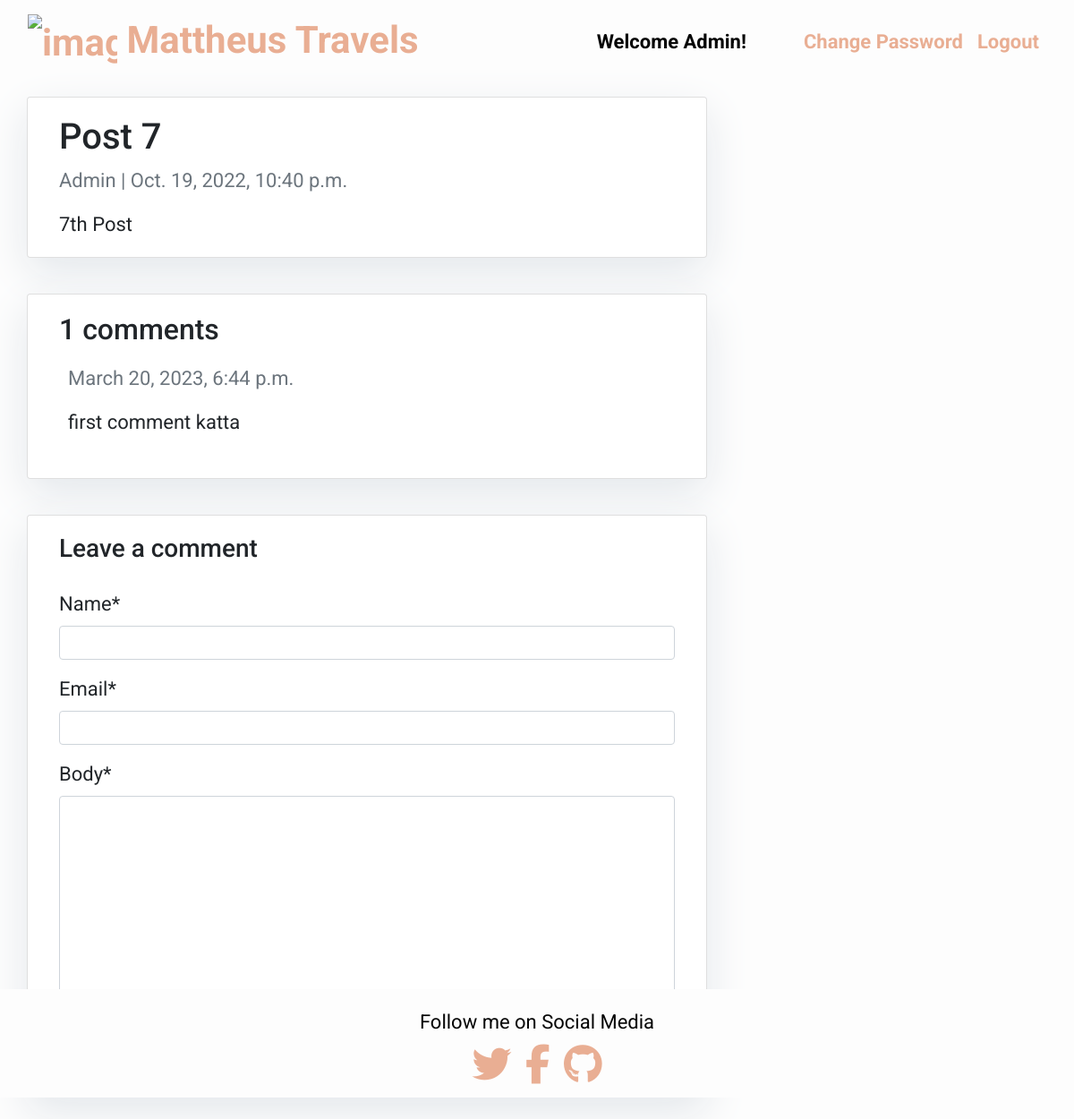
Screenshot of /post-7/ (signed in) with the database file from the repository.
### blog/models.py (models this page shows, shortened)
class Post(models.Model):
    title = models.CharField(max_length=200, unique=True)
    slug = models.SlugField(max_length=200, unique=True)
    author = models.ForeignKey(User, on_delete=models.CASCADE, related_name='blog_posts')
    updated_on = models.DateTimeField(auto_now=True)
    content = models.TextField()
    created_on = models.DateTimeField(auto_now_add=True)
    status = models.IntegerField(choices=STATUS, default=0)
    class Meta:
        ordering = ['-created_on']

class Comment(models.Model):
    post = models.ForeignKey(Post,on_delete=models.CASCADE,related_name='comments')
    name = models.CharField(max_length=80)
    email = models.EmailField()
    body = models.TextField()
    created_on = models.DateTimeField(auto_now_add=True)
    active = models.BooleanField(default=False)
    class Meta:
        ordering = ['created_on']

### blog/views.py (the view)
# urls.py: path('<slug:slug>/', views.post_detail, name='post_detail'),
@login_required
def post_detail(request, slug):
    template_name = 'post_detail.html'
    post = get_object_or_404(Post, slug=slug)
    comments = post.comments.filter(active=True)
    new_comment = None
    if request.method == 'POST':
        comment_form = CommentForm(data=request.POST)
        if comment_form.is_valid():
            new_comment = comment_form.save(commit=False)
            new_comment.post = post
            new_comment.save()
    else:
        comment_form = CommentForm()
    return render(request, template_name, {'post': post,
                                           'comments': comments,
                                           'new_comment': new_comment,
                                           'comment_form': comment_form})

### blog/forms.py
class CommentForm(forms.ModelForm):
    class Meta:
        model = Comment
        fields = ('name', 'email', 'body')

### templates/post_detail.html (shortened to what this page needs)
{% extends 'base.html' %} {% block content %}
{% load crispy_forms_tags %}
<div class="container">
  <div class="row">
    <div class="col-md-8 card mb-4  mt-3 left  top">
      <div class="card-body">
        <h1>{% block title %} {{ post.title }} {% endblock title %}</h1>
        <p class=" text-muted">{{ post.author }} | {{ post.created_on }}</p>
        <p class="card-text ">{{ post.content | safe }}</p>
      </div>
    </div>
    <div class="col-md-8 card mb-4  mt-3 ">
      <div class="card-body">
        <h2>{{ comments.count }} comments</h2>
        {% for comment in comments %}
        <div class="comments" style="padding: 10px;">
          <p class="font-weight-bold">
            <span class=" text-muted font-weight-normal">
              {{ comment.created_on }}
            </span>
          </p>
          {{ comment.body | linebreaks }}
        </div>
        {% endfor %}
      </div>
    </div>
    <div class="col-md-8 card mb-4  mt-3 ">
      <div class="card-body">
        {% if new_comment %}
        <div class="alert alert-success" role="alert">
          Your comment is awaiting moderation
        </div>
        {% else %}
        <h3>Leave a comment</h3>
        <form method="post" style="margin-top: 1.3em;">
          {{ comment_form | crispy }}
          <button type="submit" class="btn btn-primary  btn-lg">Submit</button>
        </form>
        {% endif %}
      </div>
    </div>
  </div>
</div>
{% endblock content %}

### templates/base.html (shortened to what this page needs)
{% load static %}
<!DOCTYPE html>
<html>
    <head>
        <link rel="stylesheet" href="https://maxcdn.bootstrapcdn.com/bootstrap/4.0.0/css/bootstrap.min.css">
        <link rel="stylesheet" type="text/css" media="screen" href="{% static 'css/style.css' %}">
    </head>
    <body>
        <nav class="navbar navbar-expand-lg" id="mainNav">
            <div class="container-fluid">
                <a class="navbar-brand" href="{% url 'home' %}"> <img alt="image of earth with a hot air baloon"
                    class="travel-icon"
                    src="https://res.cloudinary.com/dsa3o1dbv/image/upload/v1679577195/Mattheus_Travels-removebg-preview_rpzw86.png">
                    Mattheus Travels
                </a>
                <div class="collapse navbar-collapse" id="navbarResponsive">
                    <ul class="navbar-nav ml-auto">
                        <li class="nav-item mx-5">
                        {% if request.user.is_authenticated %}
                            <a class="nav-link disabled welcomeuser">Welcome {{request.user.username}}!</a>
                          </li>
                          <li class="nav-item text-black">
                            <a class="nav-link text-black font-weight-bold" href="{% url 'password-change' %}">Change Password</a>
                        </li>
                          <li class="nav-item text-black">
                            <a class="nav-link text-black font-weight-bold" href="{% url 'logout' %}">Logout</a>
                        </li>
                          {% endif %}
                    </ul>
                </div>
            </div>
        </nav>
        {% block content %}
        {% endblock content %}
        <footer class="text-center mb-4 mt-4">
            <div class="container px-2 px-lg-5 ">Follow me on Social Media</div>
            <div class="footer-social">
                <a href="https://twitter.com/?lang=en" class="me-4 text-reset" target="_blank" rel="noopener"
                    aria-label="Twitter"><i class="fab fa-twitter fa-2xl"></i></a>
                <a href="https://en-gb.facebook.com/" class="me-4 text-reset" target="_blank" rel="noopener"
                    aria-label="Facebook"><i class="fab fa-facebook-f fa-2xl"></i></a>
                <a href="https://github.com/MattheusKasa/My-Django-Blog" class="me-4 text-reset" target="_blank"
                    rel="noopener" aria-label="GitHub"><i class="fab fa-github fa-2xl"></i></a>
            </div>
        </footer>
    </body>
</html>

### static/css/style.css (style rules this page uses)
body { font-family: "Roboto", sans-serif; font-size: 22px; background-color: #fdfdfd; min-height: 100vh; }
footer { color: #040404; background-color: #fdfdfd; padding: 20px; margin-top: auto; left: 0; bottom: 0; width: 100%; position: fixed; }
.travel-icon { max-height: 100px; max-width: 100px; margin: 0 auto auto 0; padding: 0; height: 100px; width: 100px; font-weight: bold; }
i { color: #E9AE93; padding: 5px; padding-top: 15px; }
.footer-social { padding-top: 15px; }
li { color: #040404; font-weight: bold; }
a { color: #E9AE93; }
.btn-primary { color: #fdfdfd; background-color: #E9AE93; text-decoration: none; font-weight: bold; border: none; }
.navbar-brand { color: #E9AE93; font-weight: bold; font-size: 42px; }
.card { box-shadow: 0 16px 48px #E3E7EB; }
.navbar { background-color: #fdfdfd; }

### rows the page displays
Post: title "Post 7", author "Admin", created_on "Oct. 19, 2022, 10:40 p.m.", content "7th Post"
Comment: created_on "March 20, 2023, 6:44 p.m.", body "first comment katta"

### other values shown
{{ request.user.username }} "Admin"
{{ comments.count }} "1"
